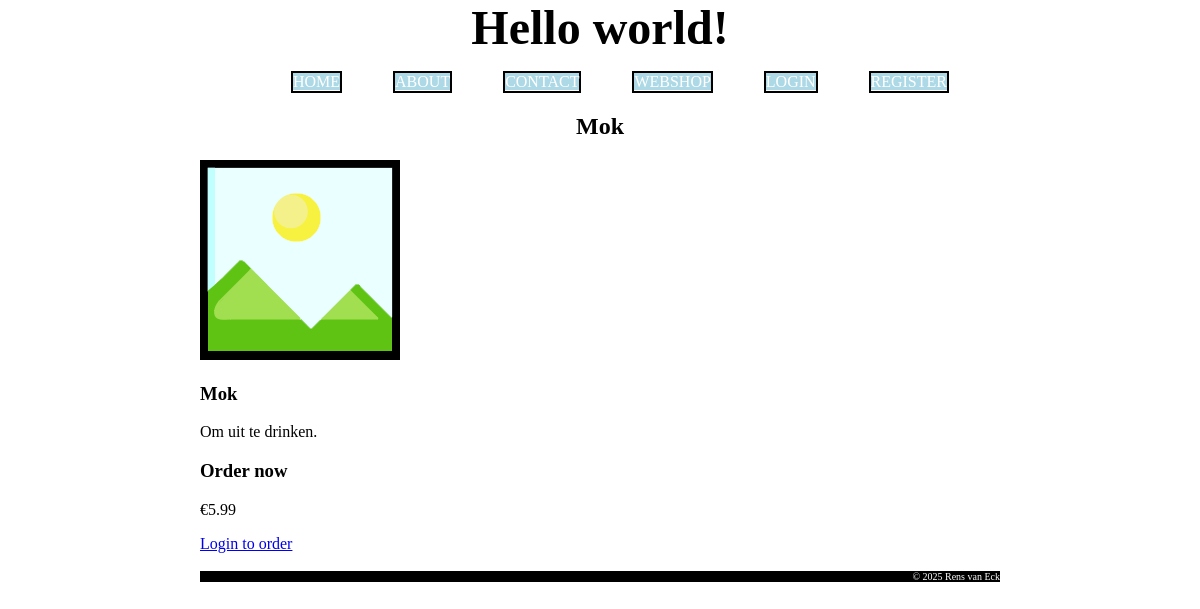
/3_php_oop/index.php?page=product&id=4, run on the app's committed database.
### tables this page shows
CREATE TABLE `products` (
  `product_id` int(11) NOT NULL,
  `name` varchar(255) NOT NULL,
  `description` text NOT NULL,
  `price` decimal(10,2) NOT NULL,
  `image` varchar(255) NOT NULL
);

### 3_php_oop/classes/controller/maincontroller.php (called while the page is built, shortened)
<?php
class mainController
{
    private $pages;
    public function __construct()
    {
        $this->pages = pageConfig::getPages();
    }
    public function handleRequest()
    {
        $this->handleGetRequest();
    }
    private function handleGetRequest()
    {
        $page = new $pageClass($this->pages);
        $page->show();
    }
}

### 3_php_oop/index.php (called while the page is built, shortened)
<?php
require_once "includes/autoload.php";
$controller = new mainController();
$controller->handleRequest();

### 3_php_oop/classes/database/crudoperations.php (called while the page is built, shortened)
<?php
class crudOperations
{
    private $db;
    private $table;
    public function __construct($table)
    {
        $this->db = databaseConnection::getInstance()->getConnection();
        $this->table = $table;
    }
    public function read(string $fields = "*", array $conditions = [], string $order = "", int $limit = 0, int $offset = 0)
    {
        $sql = "SELECT {$fields} FROM {$this->table}";
        $params = [];
        if (!empty($conditions))
        {
            $sql .= " WHERE ";
            $whereConditions = [];
            foreach ($conditions as $key => $value) {
                $whereConditions[] = "{$key} = :{$key}";
                $params[":{$key}"] = $value;
            }
            $sql .= implode(" AND ", $whereConditions);
        }
        $stmt = $this->db->prepare($sql);
        $stmt->execute($params);
        return $stmt->fetchAll(\PDO::FETCH_ASSOC);
    }
    public function readOne($id, string $fields = "*")
    {
        $conditions = is_array($id) ? $id : ['id' => $id];
        $result = $this->read($fields, $conditions);
        return !empty($result) ? $result[0] : false;
    }
}

### 3_php_oop/classes/database/databaseconnection.php (called while the page is built, shortened)
<?php
class databaseConnection
{
    private static $instance = null;
    private $conn;
    private function __construct()
    {
        $creds = userConfig::getUsersCreds();
        try
        {
            $this->conn = new \PDO(
                "mysql:host={$creds['db_host']};dbname={$creds['db_name']}",
                $creds['db_user'],
                $creds['db_pass'],
                [\PDO::ATTR_ERRMODE => \PDO::ERRMODE_EXCEPTION]
            );
        } catch (\PDOException $e)
        {
            die("Connection failed: " . $e->getMessage());
        }
    }
    public static function getInstance() {
        if (self::$instance == null) {
            self::$instance = new databaseConnection();
        }
        return self::$instance;
    }
    public function getConnection()
    {
        return $this->conn;
    }
}

### 3_php_oop/includes/autoload.php (called while the page is built, shortened)
<?php
spl_autoload_register(function ($class_name) {
    $path = str_replace('\\', '/', $class_name);
    $file = __DIR__ . "/../classes/$path.php";
});

### 3_php_oop/classes/config/userconfig.php (called while the page is built, shortened)
<?php
class userConfig {
	public static function getUsersCreds()
	{
		return [
			"db_host" => "localhost",
			"db_name" => "users",
			"db_user" => "users",
			"db_pass" => "6wRNEotK_wkDQOeM"
		];
	}
}

### 3_php_oop/classes/model/productmodel.php (called while the page is built, shortened)
<?php
class productModel
{
    private $crud;
    public function __construct()
    {
        $this->crud = new crudOperations("products");
    }
    public function getProductById($id)
    {
        return $this->crud->readOne(["product_id" => $id]);
    }
}

### 3_php_oop/classes/controller/sessioncontroller.php (called while the page is built, shortened)
<?php
class sessionController
{
    public static function isLoggedIn()
    {
        return isset($_SESSION["user"]);
    }
}

### 3_php_oop/classes/view/productpage.php (the view, shortened to what this page needs)
<?php
require_once "classes/view/htmldocument.php";
class productPage extends \view\htmlDoc
{
    private $product;
    public function __construct($pages)
    {
        $this->productId = isset($_GET["id"]) ? (int)$_GET["id"] : 0;
        $this->productModel = new productModel();
        $this->product = $this->productModel->getProductById($this->productId);
    }
    public function bodyContent()
    {
        parent::bodyContent();
        $this->displayProductDetails();
    }
    private function displayProductDetails()
    {
        $productId = htmlspecialchars($this->product["product_id"]);
        $productName = htmlspecialchars($this->product["name"]);
        $productDesc = htmlspecialchars($this->product["description"]);
        $productPrice = htmlspecialchars($this->product["price"]);
        $productImage = htmlspecialchars($this->product["image"]);
        $imagePath = "assets/images/" . $productImage;
        $isLoggedIn = sessionController::isLoggedIn();
         echo '<div class="product_container">'
         . PHP_EOL
         . '<div class="img_highlight">'
         . PHP_EOL
         . '<img src="' . $imagePath . '" alt="' . $productName . '">'
         . PHP_EOL
         . '<h3>' . $productName . '</h3>'
         . PHP_EOL
         . '<p>' . $productDesc . '</p>'
         . PHP_EOL
         . '</div>'
         . PHP_EOL
         . '<div class="order_card">'
         . PHP_EOL
         . '<h3>Order now</h3>'
         . PHP_EOL
         . '<p class="price">€' . number_format((float)$productPrice, 2) . '</p>'
         . PHP_EOL;
     if ($isLoggedIn) {
         echo '<form method="POST" action="index.php" class="order-form">'
             . PHP_EOL
             . '<input type="hidden" name="form_action" value="addtocart">'
             . PHP_EOL
             . '<input type="hidden" name="return_to" value="product">'
             . PHP_EOL
             . '<input type="hidden" name="product_id" value="' . $productId . '">'
             . PHP_EOL
             . '<input type="number" name="quantity" min="1" max="99" value="1">'
             . PHP_EOL
             . '<button type="submit" class="add-to-cart-btn">Add to Cart</button>'
             . PHP_EOL
             . '</form>'
             . PHP_EOL;
     } else {
         echo '<a href="index.php?page=login" class="login-pls-btn">Login to order</a>'
             . PHP_EOL;
     }
     echo '</div>'
         . PHP_EOL
         . '</div>';
    }
}

### 3_php_oop/classes/view/htmldocument.php (shortened to what this page needs)
<?php
class htmlDoc
{
	protected $cssFiles = ["stylesheets/mystyle.css"];
	protected $pages = ["Home"];
	protected $pageHeaderText = "";
	private $cartController;
	protected function __construct($title = null, $pages = [])
	{
		if ($pages) {
			$this->pages = $pages;
		}
		$this->cartController = new cartController();
	}
	protected function beginDoc()
	{
		echo '<!DOCTYPE html>'
			. PHP_EOL
			. '<html>'
			. PHP_EOL;
	}
	protected function beginHeader()
	{
		echo '<head>'
			. PHP_EOL;
	}
	protected function headerContent()
	{
		foreach ($this->cssFiles as $cssFile) {
			echo '<link rel="stylesheet" type="text/css" href="' . $cssFile . '">'
				. PHP_EOL;
		}
	}
	protected function endHeader()
	{
		echo '</head>'
			. PHP_EOL;
	}
	protected function beginBody()
	{
		echo '<body>'
			. PHP_EOL;
	}
	protected function showMainHeader()
	{
		echo '<h1>Hello world!</h1>'
			. PHP_EOL;
	}
	protected function showPageSubheader()
	{
		echo '<h2 style="text-align:center;">' . $this->pageHeaderText . '</h2>'
			. PHP_EOL;
	}
	protected function bodyContent()
	{
		$this->showHyperlinkMenu();
		$this->showPageSubheader();
	}
	protected function showHyperlinkMenu()
	{
		echo '<ul class="menu">'
			. PHP_EOL;
		foreach ($this->pages as $key => $class) {
			if (!sessionController::isLoggedIn() && in_array($key, ["logout", "cart"]))
			{
				continue;
			}
			if (in_array($key, ["confirmation", "product"]))
			{
				continue;
			}
			if ($key === "logout" && sessionController::isLoggedIn())
			{
				$currentUser = sessionController::getCurrentuser();
				$userName = htmlspecialchars($currentUser['name'] ?? 'User');
				$firstName = explode(" ", $userName)[0];
				echo '<li><a href="?page=' . $key . '">' . strtoupper($key) . ' [' . strtoupper($firstName) . ']</a></li>'
				. PHP_EOL;
			}
			elseif ($key === "cart" && sessionController::isLoggedIn())
			{
				$itemCount = $this->cartController->getItemCount();
				echo '<li><a href="?page=' . $key . '">' . strtoupper($key) . ' [' . number_format($itemCount) . ']</a></li>'
				. PHP_EOL;
			}
			else
			{
				echo '<li><a href="?page=' . $key . '">' . strtoupper($key) . '</a></li>'
				. PHP_EOL;
			}
		}
		echo '</ul>'
			. PHP_EOL;
	}
	protected function showFooter()
	{
		echo '<br>'
			. PHP_EOL
			. '<footer class="footer">&copy;&nbsp;' . date("Y") . '&nbsp;Rens van Eck</footer>'
			. PHP_EOL;
	}
	protected function endBody()
	{
		echo '</body>'
			. PHP_EOL;
	}
	protected function endDoc()
	{
		echo '</html>'
			. PHP_EOL;
	}
	public function setPageHeaderText($text = "")
	{
		$this->pageHeaderText = $text;
	}
	public function show()
	{
		$this->beginDoc();
		$this->beginHeader();
		$this->headerContent();
		$this->endHeader();
		$this->beginBody();
		$this->showMainHeader();
		$this->bodyContent();
		$this->showFooter();
		$this->endBody();
		$this->endDoc();
	}
}

### 1_php_basis/stylesheets/mystyle.css (style rules this page uses)
body { width: 800px; margin: 0px auto; }
h1 { font-size: max(1em, 48px); margin: 0px auto; text-align: center; }
ul.menu li { list-style:none; border-style: solid; border-width: 2px; text-align: center; }
ul.menu li > a { text-decoration: none; background-color: lightblue; color: white; }
.menu { display: flex; justify-content: space-evenly; }
.footer { color: white; background-color: black; font-size: 10px; text-align: right; }

### data on the page
products: name "Mok", image (placeholder picture), description "Om uit te drinken.", price "5.99"

### other printed values
$key "HOME"
$key "ABOUT"
$key "CONTACT"
$key "WEBSHOP"
$key "LOGIN"
$key "REGISTER"
